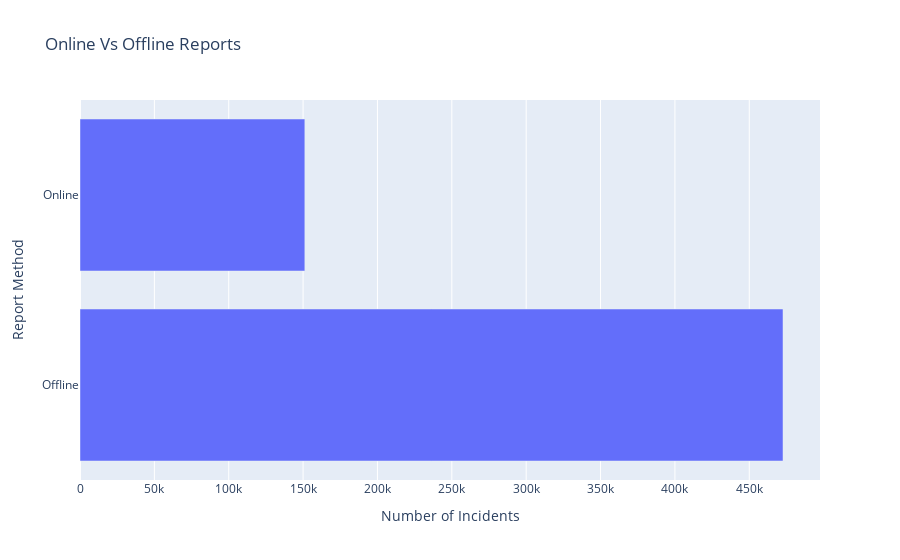

Notebook cell for this chart:
### Code cell
#####################################################################
# Insight 4: Filed Online vs Offline
#####################################################################
sql4 = """SELECT ReportMethod, COUNT(1)
FROM Incident_Details
GROUP BY ReportMethod"""
insight4 = execute_sql_statement(sql4,conn)

report_method = [row[0] for row in insight4]
counts = [row[1] for row in insight4]

fig = px.bar(y=report_method, x=counts, orientation='h', 
             title='Online Vs Offline Reports', 
             labels={'y':'Report Method', 'x':'Number of Incidents'})
fig.show()

### Figure 1 — Plotly figure (JSON) as saved in the notebook; plotly's stock layout.template omitted (floating-point values rounded to 4 significant figures)
{"data": [{"alignmentgroup": "True", "hovertemplate": "Number of Incidents=%{x}<br>Report Method=%{y}<extra></extra>", "legendgroup": "", "marker": {"color": "#636efa", "pattern": {"shape": ""}}, "name": "", "offsetgroup": "", "orientation": "h", "showlegend": false, "textposition": "auto", "type": "bar", "x": [472678, 151178], "xaxis": "x", "y": ["Offline", "Online"], "yaxis": "y"}], "layout": {"barmode": "relative", "legend": {"tracegroupgap": 0}, "title": {"text": "Online Vs Offline Reports"}, "xaxis": {"anchor": "y", "domain": [0, 1], "title": {"text": "Number of Incidents"}}, "yaxis": {"anchor": "x", "domain": [0, 1], "title": {"text": "Report Method"}}}}
